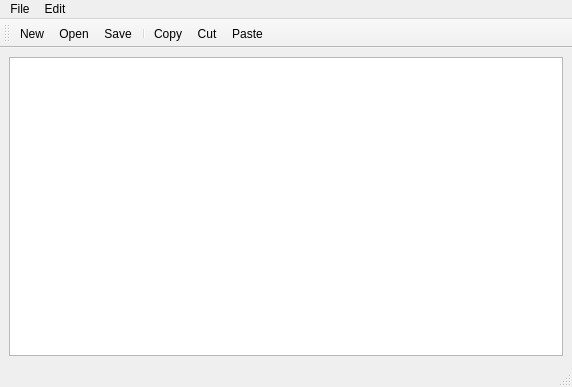
<?xml version="1.0" encoding="UTF-8"?>
<ui version="4.0">
 <class>MainWindow</class>
 <widget class="QMainWindow" name="MainWindow">
  <property name="geometry">
   <rect>
    <x>0</x>
    <y>0</y>
    <width>572</width>
    <height>387</height>
   </rect>
  </property>
  <property name="windowTitle">
   <string>MainWindow</string>
  </property>
  <widget class="QWidget" name="centralwidget">
   <layout class="QVBoxLayout" name="verticalLayout">
    <item>
     <widget class="QPlainTextEdit" name="plainTextEdit"/>
    </item>
   </layout>
  </widget>
  <widget class="QMenuBar" name="menubar">
   <property name="geometry">
    <rect>
     <x>0</x>
     <y>0</y>
     <width>572</width>
     <height>22</height>
    </rect>
   </property>
   <widget class="QMenu" name="menuFile">
    <property name="title">
     <string>File</string>
    </property>
    <addaction name="actionNew"/>
    <addaction name="actionOpen"/>
    <addaction name="actionSave"/>
   </widget>
   <widget class="QMenu" name="menuEdit">
    <property name="title">
     <string>Edit</string>
    </property>
    <addaction name="actionCopy"/>
    <addaction name="actionCut"/>
    <addaction name="actionPaste"/>
    <addaction name="separator"/>
    <addaction name="actionSelect_All"/>
   </widget>
   <addaction name="menuFile"/>
   <addaction name="menuEdit"/>
  </widget>
  <widget class="QStatusBar" name="statusbar"/>
  <widget class="QToolBar" name="toolBar">
   <property name="windowTitle">
    <string>toolBar</string>
   </property>
   <attribute name="toolBarArea">
    <enum>TopToolBarArea</enum>
   </attribute>
   <attribute name="toolBarBreak">
    <bool>false</bool>
   </attribute>
   <addaction name="actionNew"/>
   <addaction name="actionOpen"/>
   <addaction name="actionSave"/>
   <addaction name="separator"/>
   <addaction name="actionCopy"/>
   <addaction name="actionCut"/>
   <addaction name="actionPaste"/>
  </widget>
  <action name="actionNew">
   <property name="text">
    <string>New</string>
   </property>
  </action>
  <action name="actionOpen">
   <property name="text">
    <string>Open</string>
   </property>
  </action>
  <action name="actionSave">
   <property name="text">
    <string>Save</string>
   </property>
  </action>
  <action name="actionCopy">
   <property name="text">
    <string>Copy</string>
   </property>
  </action>
  <action name="actionCut">
   <property name="text">
    <string>Cut</string>
   </property>
  </action>
  <action name="actionPaste">
   <property name="text">
    <string>Paste</string>
   </property>
  </action>
  <action name="actionSelect_All">
   <property name="text">
    <string>Select All</string>
   </property>
  </action>
 </widget>
 <resources/>
 <connections/>
</ui>
